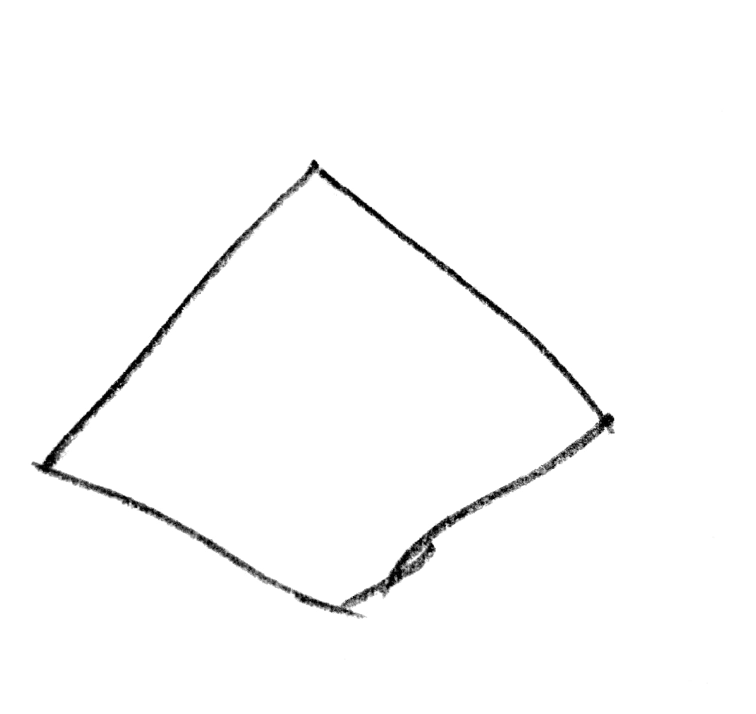
#> input picture src/ImageProcessing/detection/TEST/diamond (2).jpeg, 1512 x 1428 px (shown at 1/2 size)
$ python -i shapes_detection.py   (imports and definitions only)
#> lines starting #> are read from the running program, lines starting #| are printed output that depends on the picture
#> further down, picture is the input picture: shape (1428, 1512, 3); min 0, max 255, mean 251.1
import math
import os
import numpy as np
import cv2 as cv
from skimage.util import invert
from skimage.morphology import dilation


# [102 lines left out: functions get_shape_features, show, fillHole, convex_hull, not called in this run]


#gray scale img with white background
def get_features(img):
    img = cv.resize(img, (256, 256))
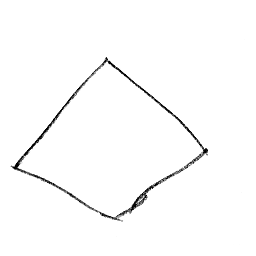
#> img: shape (256, 256, 3); min 0, max 255, mean 251.1
    img = cv.copyMakeBorder(img,5,5,5,5,cv.BORDER_CONSTANT,value=[255,255,255])
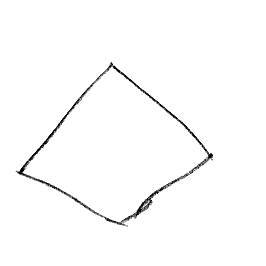
#> img: shape (266, 266, 3); min 0, max 255, mean 251.3
    #show(img)
    img = invert(img)
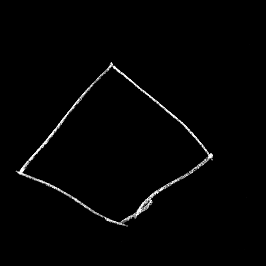
#> img: shape (266, 266, 3); min 0, max 255, mean 3.7
    #show(img)
#> (the run stopped early here; a loop or call above may not have finished)

$ run again, on src/ImageProcessing/detection/TEST/diamond (4).jpeg
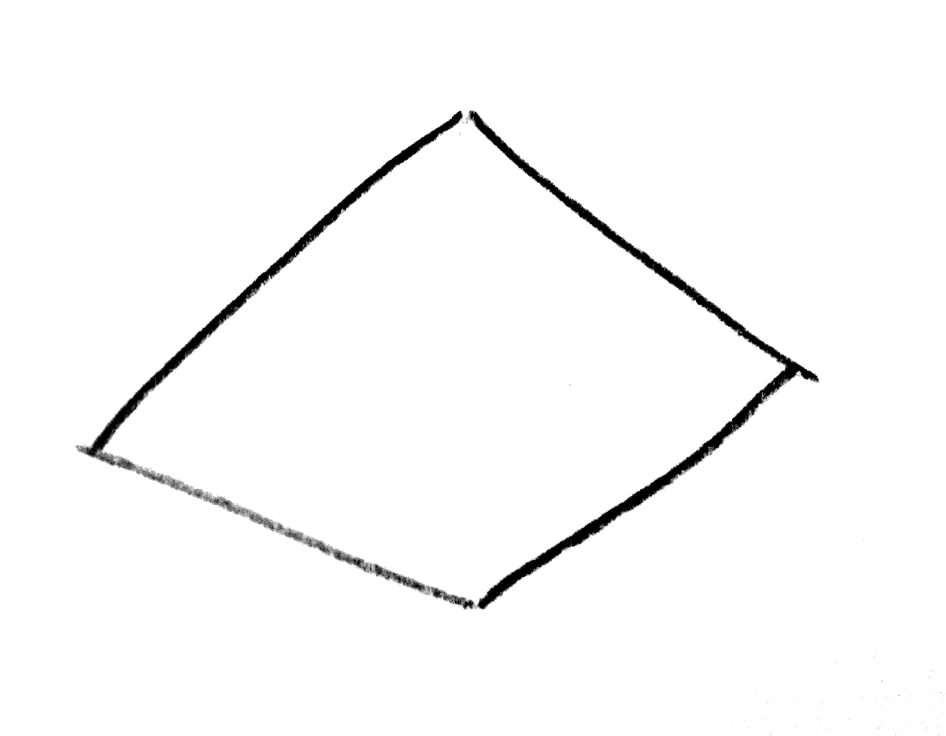
#> input picture src/ImageProcessing/detection/TEST/diamond (4).jpeg, 1892 x 1472 px (shown at 1/2 size)
#> picture is the input picture: shape (1472, 1892, 3); min 0, max 255, mean 249.9
#> in get_features, `img = cv.copyMakeBorder(img,5,5,5,5,cv.BORDER_CONSTANT,value=[255,255,..`:
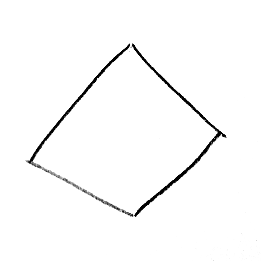
#> img: shape (266, 266, 3); min 0, max 255, mean 250.3
#> in get_features, `img = invert(img)`:
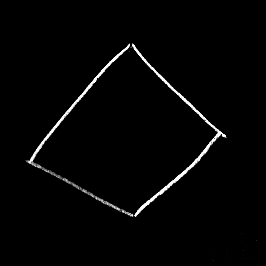
#> img: shape (266, 266, 3); min 0, max 255, mean 4.7

$ run again, on src/ImageProcessing/detection/TEST/diamond (6).jpeg
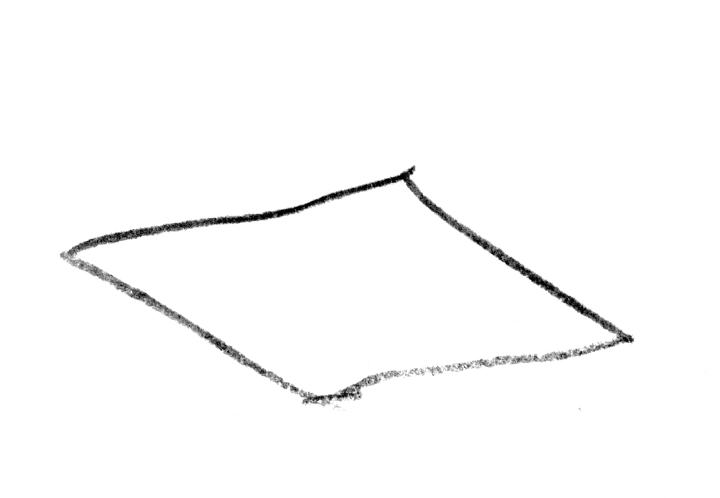
#> input picture src/ImageProcessing/detection/TEST/diamond (6).jpeg, 1440 x 996 px (shown at 1/2 size)
#> picture is the input picture: shape (996, 1440, 3); min 0, max 255, mean 251.1
#> in get_features, `img = cv.copyMakeBorder(img,5,5,5,5,cv.BORDER_CONSTANT,value=[255,255,..`:
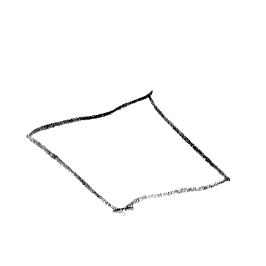
#> img: shape (266, 266, 3); min 0, max 255, mean 251.4
#> in get_features, `img = invert(img)`:
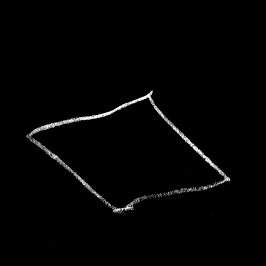
#> img: shape (266, 266, 3); min 0, max 255, mean 3.6
